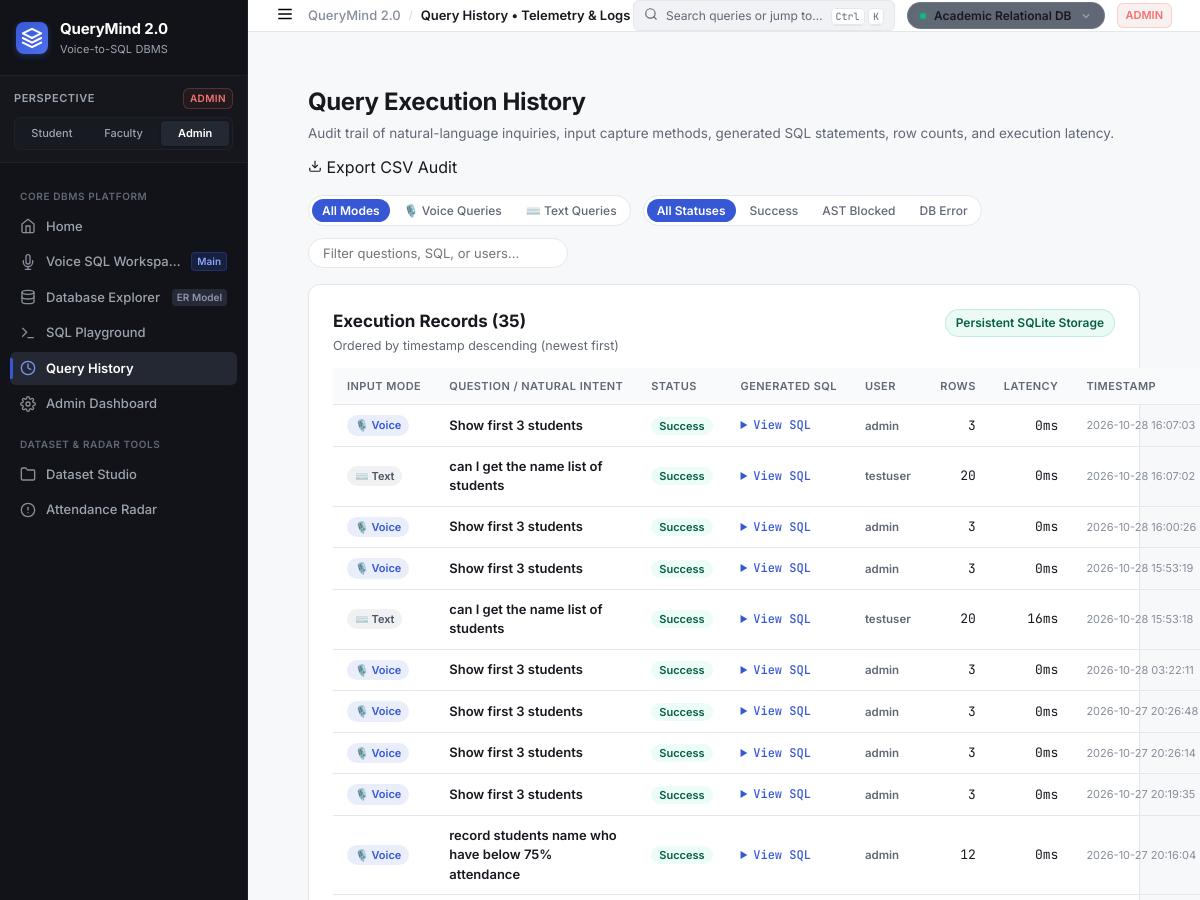
Before: /history (upper part) with the older database file.
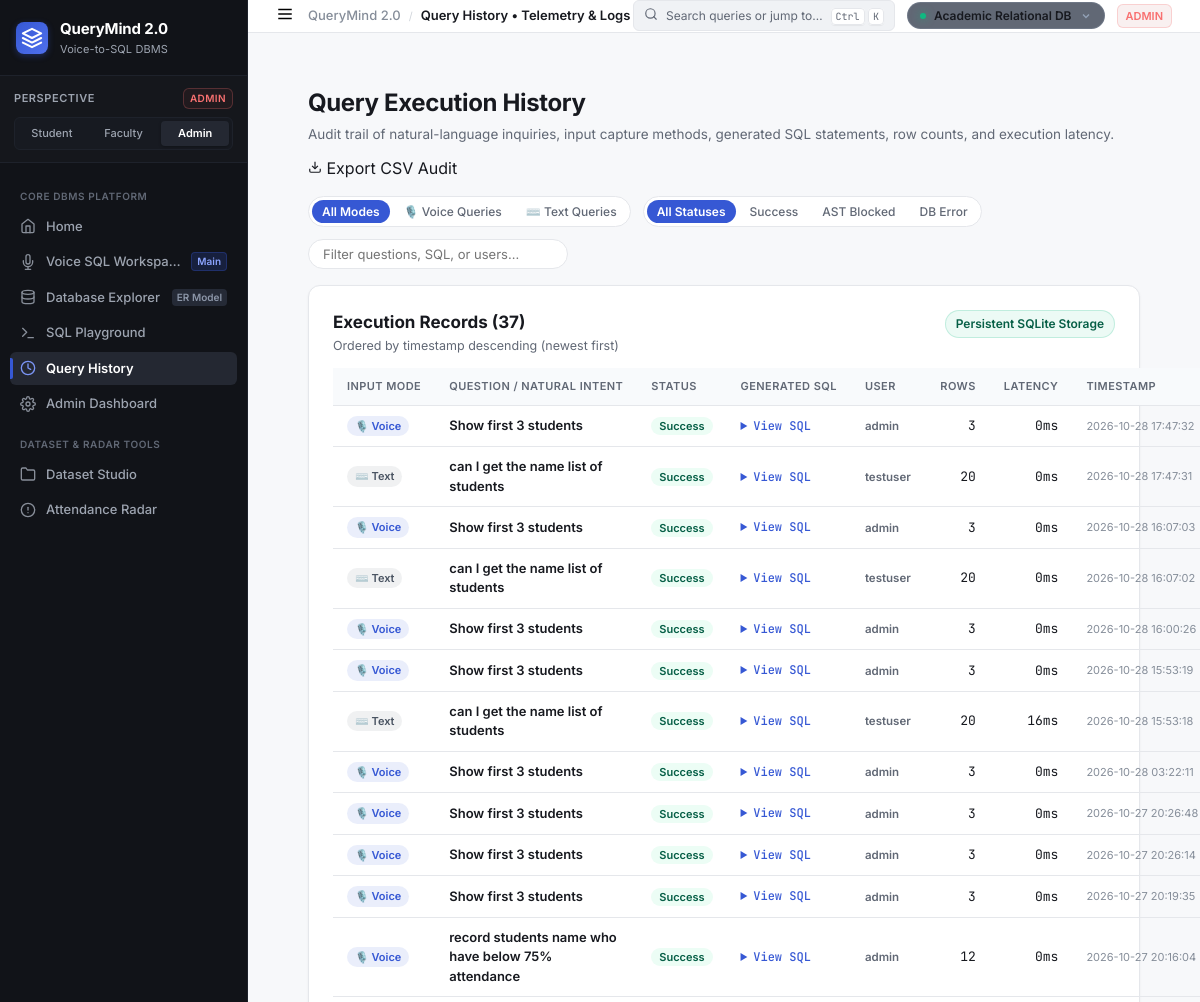
After: the same page with the newer database file.
### tables this page shows
CREATE TABLE query_logs (
        id               INTEGER PRIMARY KEY AUTOINCREMENT,
        user_id          INTEGER,
        username         TEXT,
        question         TEXT,
        generated_sql    TEXT,
        status           TEXT,
        execution_time_ms INTEGER,
        result_row_count INTEGER,
        error            TEXT,
        timestamp        TEXT DEFAULT (datetime('now'))
    , input_mode TEXT DEFAULT 'text');

### app.py (the view)
@app.route("/history")
@login_required
def history():
    role = session["role"]
    records = get_all_history(200) if role in ("admin","teacher") \
              else get_query_history(session["user_id"], 100)
    return render_template("history.html", records=records, role=role)

### templates/history.html (shortened to what this page needs)
{% extends "base.html" %}
{% block breadcrumb %}Query History &bull; Telemetry &amp; Logs{% endblock %}
{% block content %}
<div class="page-container">
  <div class="explorer-header-bar">
    <div class="ehb-left">
      <h1 class="page-heading">Query Execution History</h1>
      <p class="page-subheading">
        Audit trail of natural-language inquiries, input capture methods, generated SQL statements, row counts, and execution latency.
      </p>
    </div>
    <div class="ehb-right">
      <a href="{{ url_for('export_csv') }}" class="btn-secondary-action">
        <svg width="14" height="14" viewBox="0 0 24 24" fill="none" stroke="currentColor" stroke-width="2">
          <path d="M21 15v4a2 2 0 0 1-2 2H5a2 2 0 0 1-2-2v-4"></path>
          <polyline points="7 10 12 15 17 10"></polyline>
          <line x1="12" y1="15" x2="12" y2="3"></line>
        </svg>
        <span>Export CSV Audit</span>
      </a>
    </div>
  </div>
  <div class="history-toolbar-strip mt-4">
    <div class="history-filters-left">
      <div class="filter-pills" id="inputFilterChips">
        <button type="button" class="chip-filter active" onclick="filterByInputMode(null, this)">All Modes</button>
        <button type="button" class="chip-filter" onclick="filterByInputMode('voice', this)">🎙️ Voice Queries</button>
        <button type="button" class="chip-filter" onclick="filterByInputMode('text', this)">⌨️ Text Queries</button>
      </div>
      <div class="filter-pills" id="statusFilterChips">
        <button type="button" class="chip-filter active" onclick="filterByStatus(null, this)">All Statuses</button>
        <button type="button" class="chip-filter" onclick="filterByStatus('success', this)">Success</button>
        <button type="button" class="chip-filter" onclick="filterByStatus('validation_failed', this)">AST Blocked</button>
        <button type="button" class="chip-filter" onclick="filterByStatus('db_error', this)">DB Error</button>
      </div>
    </div>
    <div class="history-search-right">
      <input type="text" id="histSearchInput" placeholder="Filter questions, SQL, or users…" oninput="applyHistoryFilters()"
             class="input-search-modern" />
    </div>
  </div>
  <div class="workspace-card mt-4">
    <div class="card-title-row">
      <div class="card-title-group">
        <h2 class="card-main-title">Execution Records ({{ records|length if records else 0 }})</h2>
        <p class="card-sub-title">Ordered by timestamp descending (newest first)</p>
      </div>
      <span class="pipeline-status-badge">Persistent SQLite Storage</span>
    </div>
    <div class="table-scroll-container mt-3">
      <table class="data-table-modern" id="historyTable">
        <thead>
          <tr>
            <th style="width: 90px;">Input Mode</th>
            <th>Question / Natural Intent</th>
            <th>Status</th>
            <th>Generated SQL</th>
            <th>User</th>
            <th>Rows</th>
            <th>Latency</th>
            <th>Timestamp</th>
          </tr>
        </thead>
        <tbody id="historyTableBody">
          {% if records %}
            {% for rec in records %}
            <tr data-status="{{ rec.status }}"
                data-mode="{{ rec.input_mode if rec.input_mode else 'text' }}"
                data-text="{{ rec.question | lower }} {{ rec.username | lower }} {{ rec.generated_sql | lower if rec.generated_sql else '' }}">
              <td>
                {% if rec.input_mode == 'voice' %}
                <span class="badge-mode-voice" title="Captured via browser Speech Recognition">🎙️ Voice</span>
                {% else %}
                <span class="badge-mode-text" title="Entered via text input or playground">⌨️ Text</span>
                {% endif %}
              </td>
              <td style="font-weight: 600; max-width: 260px;">{{ rec.question }}</td>
              <td>
                {% if rec.status == 'success' %}
                  <span class="badge-status-success">Success</span>
                {% elif rec.status in ('validation_failed', 'blocked') %}
                  <span class="badge-status-blocked">AST Blocked</span>
                {% elif rec.status == 'no_match' %}
                  <span class="badge-status-nomatch">No Match</span>
                {% else %}
                  <span class="badge-status-error">Error</span>
                {% endif %}
              </td>
              <td style="max-width: 280px;">
                {% if rec.generated_sql %}
                <details class="sql-details-dropdown">
                  <summary class="sql-summary-link">View SQL</summary>
                </details>
                {% else %}
                <span class="text-muted-dash">&mdash;</span>
                {% endif %}
              </td>
              <td><span class="badge-user">{{ rec.username }}</span></td>
              <td style="font-family: var(--font-mono); text-align: right;">{{ rec.result_row_count if rec.result_row_count is not none else '&mdash;' }}</td>
              <td style="font-family: var(--font-mono); text-align: right;">{{ rec.execution_time_ms if rec.execution_time_ms is not none else '&mdash;' }}ms</td>
              <td style="font-size: 11px; color: var(--text-muted); white-space: nowrap;">{{ rec.timestamp }}</td>
            </tr>
            {% endfor %}
          {% else %}
            <tr>
              <td colspan="9" style="text-align: center; padding: 48px; color: var(--text-muted);">
                No query execution history recorded yet. Execute queries in the Voice Workspace or SQL Playground to populate this log.
              </td>
            </tr>
          {% endif %}
        </tbody>
      </table>
    </div>
  </div>
</div>
{% endblock %}

### templates/base.html (shortened to what this page needs)
<!DOCTYPE html>
<html lang="en">
<head>
  <link rel="stylesheet" href="{{ url_for('static', filename='css/style.css') }}" />
</head>
<body class="app-shell role-{{ current_role }}">
  <aside class="sidebar-rail">
    <div class="sidebar-brand">
      <a href="{{ url_for('home') }}" class="brand-link">
        <div class="brand-logo-mark">
          <svg width="22" height="22" viewBox="0 0 24 24" fill="none" stroke="currentColor" stroke-width="2.2" stroke-linecap="round" stroke-linejoin="round">
            <polygon points="12 2 2 7 12 12 22 7 12 2"></polygon>
            <polyline points="2 17 12 22 22 17"></polyline>
            <polyline points="2 12 12 17 22 12"></polyline>
          </svg>
        </div>
        <div class="brand-text-block">
          <span class="brand-title">QueryMind 2.0</span>
          <span class="brand-tagline">Voice-to-SQL DBMS</span>
        </div>
      </a>
    </div>
    <div class="role-perspective-box">
      <div class="rpb-header">
        <span class="rpb-label">Perspective</span>
        <span class="rpb-role-badge badge-{{ current_role }}">{{ current_role|upper }}</span>
      </div>
      <div class="role-pills">
        <a href="{{ url_for('switch_role', target_role='student') }}"
           class="role-pill {% if current_role == 'student' %}active{% endif %}" title="Switch to Student Perspective (Aarav Sharma)">
          Student
        </a>
        <a href="{{ url_for('switch_role', target_role='teacher') }}"
           class="role-pill {% if current_role in ('teacher', 'faculty') %}active{% endif %}" title="Switch to Faculty Perspective (Prof. Sharma)">
          Faculty
        </a>
        <a href="{{ url_for('switch_role', target_role='admin') }}"
           class="role-pill {% if current_role == 'admin' %}active{% endif %}" title="Switch to Administrator Governance">
          Admin
        </a>
      </div>
    </div>
    <nav class="sidebar-nav">
      <div class="nav-group-header">Core DBMS Platform</div>
      <a href="{{ url_for('home') }}" class="nav-item {% if request.endpoint == 'home' %}active{% endif %}">
        <span class="nav-icon">
          <svg width="16" height="16" viewBox="0 0 24 24" fill="none" stroke="currentColor" stroke-width="2" stroke-linecap="round" stroke-linejoin="round">
            <path d="M3 9l9-7 9 7v11a2 2 0 0 1-2 2H5a2 2 0 0 1-2-2z"></path>
            <polyline points="9 22 9 12 15 12 15 22"></polyline>
          </svg>
        </span>
        <span class="nav-label">Home</span>
      </a>
      <a href="{{ url_for('voice_sql_workspace') }}" class="nav-item {% if request.endpoint in ('voice_sql_workspace', 'workspace') %}active{% endif %}">
        <span class="nav-icon">
        </span>
        <span class="nav-label">Voice SQL Workspace</span>
        <span class="nav-meta-badge voice-pulse">Main</span>
      </a>
      <a href="{{ url_for('database_explorer') }}" class="nav-item {% if request.endpoint == 'database_explorer' %}active{% endif %}">
        <span class="nav-icon">
          <svg width="16" height="16" viewBox="0 0 24 24" fill="none" stroke="currentColor" stroke-width="2" stroke-linecap="round" stroke-linejoin="round">
            <ellipse cx="12" cy="5" rx="9" ry="3"></ellipse>
            <path d="M21 12c0 1.66-4 3-9 3s-9-1.34-9-3"></path>
            <path d="M3 5v14c0 1.66 4 3 9 3s9-1.34 9-3V5"></path>
          </svg>
        </span>
        <span class="nav-label">Database Explorer</span>
        <span class="nav-meta-badge">ER Model</span>
      </a>
      <a href="{{ url_for('sql_playground') }}" class="nav-item {% if request.endpoint == 'sql_playground' %}active{% endif %}">
        <span class="nav-icon">
          <svg width="16" height="16" viewBox="0 0 24 24" fill="none" stroke="currentColor" stroke-width="2" stroke-linecap="round" stroke-linejoin="round">
            <polyline points="4 17 10 11 4 5"></polyline>
            <line x1="12" y1="19" x2="20" y2="19"></line>
          </svg>
        </span>
        <span class="nav-label">SQL Playground</span>
      </a>
      <a href="{{ url_for('history') }}" class="nav-item {% if request.endpoint == 'history' %}active{% endif %}">
        <span class="nav-icon">
          <svg width="16" height="16" viewBox="0 0 24 24" fill="none" stroke="currentColor" stroke-width="2" stroke-linecap="round" stroke-linejoin="round">
            <circle cx="12" cy="12" r="10"></circle>
            <polyline points="12 6 12 12 16 14"></polyline>
          </svg>
        </span>
        <span class="nav-label">Query History</span>
      </a>
      <a href="{{ url_for('admin_dashboard') }}" class="nav-item {% if request.endpoint in ('admin_dashboard', 'dashboard') %}active{% endif %}">
        <span class="nav-icon">
        </span>
        <span class="nav-label">Admin Dashboard</span>
      </a>
      <div class="nav-group-header">Dataset &amp; Radar Tools</div>
      <a href="{{ url_for('portal1') }}" class="nav-item {% if request.endpoint == 'portal1' %}active{% endif %}">
        <span class="nav-icon">
          <svg width="16" height="16" viewBox="0 0 24 24" fill="none" stroke="currentColor" stroke-width="2" stroke-linecap="round" stroke-linejoin="round">
            <path d="M22 19a2 2 0 0 1-2 2H4a2 2 0 0 1-2-2V5a2 2 0 0 1 2-2h5l2 3h9a2 2 0 0 1 2 2z"></path>
          </svg>
        </span>
        <span class="nav-label">Dataset Studio</span>
      </a>
      {% if current_role in ('admin', 'teacher') %}
      <a href="{{ url_for('defaulters') }}" class="nav-item {% if request.endpoint == 'defaulters' %}active{% endif %}">
        <span class="nav-icon">
          <svg width="16" height="16" viewBox="0 0 24 24" fill="none" stroke="currentColor" stroke-width="2" stroke-linecap="round" stroke-linejoin="round">
            <circle cx="12" cy="12" r="10"></circle>
            <line x1="12" y1="8" x2="12" y2="12"></line>
            <line x1="12" y1="16" x2="12.01" y2="16"></line>
          </svg>
        </span>
        <span class="nav-label">Attendance Radar</span>
      </a>
      {% endif %}
    </nav>
  </aside>
  <div class="app-main-layout">
    <header class="workspace-topbar">
      <div class="topbar-left">
        <button type="button" class="mobile-drawer-btn" onclick="toggleMobileSidebar()" aria-label="Toggle navigation drawer">
          <svg width="18" height="18" viewBox="0 0 24 24" fill="none" stroke="currentColor" stroke-width="2">
            <line x1="3" y1="12" x2="21" y2="12"></line>
            <line x1="3" y1="6" x2="21" y2="6"></line>
            <line x1="3" y1="18" x2="21" y2="18"></line>
          </svg>
        </button>
        <nav class="breadcrumb-trail" aria-label="Breadcrumb">
          <span class="bc-root">QueryMind 2.0</span>
          <span class="bc-sep">/</span>
          <span class="bc-current">
            {% block breadcrumb %}{% endblock %}
          </span>
        </nav>
      </div>
      <div class="topbar-right">
        <button type="button" class="command-palette-trigger" onclick="openCommandPalette()">
          <span class="cpt-icon">
            <svg width="14" height="14" viewBox="0 0 24 24" fill="none" stroke="currentColor" stroke-width="2" stroke-linecap="round" stroke-linejoin="round">
              <circle cx="11" cy="11" r="8"></circle>
              <line x1="21" y1="21" x2="16.65" y2="16.65"></line>
            </svg>
          </span>
          <span class="cpt-text">Search queries or jump to…</span>
          <span class="cpt-shortcut"><kbd>Ctrl</kbd> <kbd>K</kbd></span>
        </button>
        <div class="dataset-switcher-wrapper" id="topbarDatasetDropdown">
          <button type="button" class="dataset-switcher-btn" onclick="toggleDatasetMenu(event)" title="Active dataset scope &bull; Click to switch">
            <span class="dsp-dot"></span>
            <span class="dsp-name">{{ active_dataset_name }}</span>
            <svg class="dsp-chevron" width="12" height="12" viewBox="0 0 24 24" fill="none" stroke="currentColor" stroke-width="2.5">
              <polyline points="6 9 12 15 18 9"></polyline>
            </svg>
          </button>
        </div>
        <span class="topbar-role-badge badge-{{ current_role }}">
          {{ current_role|upper }}
        </span>
      </div>
    </header>
    <main class="content-canvas">
      {% block content %}{% endblock %}
    </main>
  </div>
</body>
</html>

Changed rows visible on the page:
added query_logs: input_mode "🎙️ Voice", question "Show first 3 students", status "Success", username "admin", result_row_count "3", execution_time_ms "0", timestamp "2026-10-28 17:47:32"
added query_logs: input_mode "⌨️ Text", question "can I get the name list of students", status "Success", username "testuser", result_row_count "20", execution_time_ms "0", timestamp "2026-10-28 17:47:31"
Other visible differences:
{{ records|length if records else 0 }}: "35" → "37"
